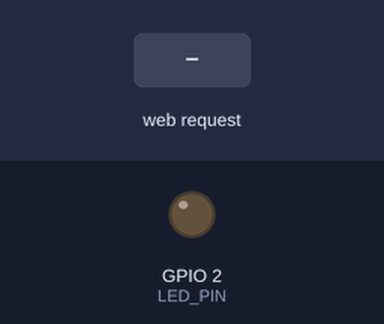
The sketch below on a simulated ESP32. On the bench: output pins drawn as LEDs (lit = HIGH). The inputs (shaded band) are chosen by the test bench. WiFi joins after 1.5 s; servers stay silent unless stated; what the sketch prints to the serial monitor is not drawn.

Above: at 2.7 s.
2.8 s: HTTP request GET /on received
At 3.3 s:
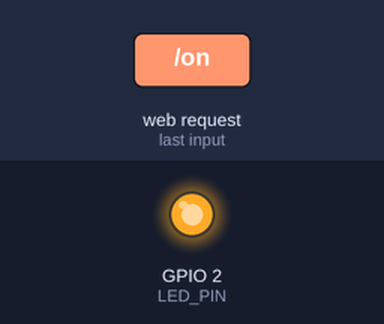
4.3 s: HTTP request GET /off received
At 5.6 s:
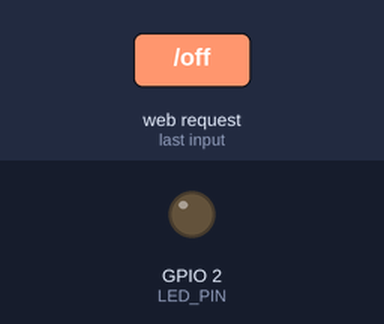
Timing chart, 0 to 7.3 s (numbered marks = the images above; inputs shaded):
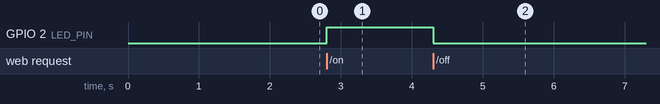

Measured:
- after the input at 2.8 s, GPIO 2 (LED_PIN): LOW → HIGH at once
- after the input at 4.3 s, GPIO 2 (LED_PIN): HIGH → LOW at once

The sketch:

task1_led.ino
```cpp
/* Task 1 - Browser-controlled LED
   The ESP32 joins your WiFi, serves a small control page, and switches the
   built-in LED (GPIO2) when the page asks it to. */

#include <WiFi.h>
#include <WebServer.h>

const char* WIFI_SSID     = "YOUR_WIFI_NAME";        // the SSID, exactly as your phone shows it
const char* WIFI_PASSWORD = "YOUR_WIFI_PASSWORD";

const int LED_PIN = 2;      // GPIO2 is wired to the built-in LED
WebServer server(80);       // port 80 is the normal web port
bool ledOn = false;

// The control page. It is stored in the ESP32's flash and sent to the browser as-is.
const char PAGE[] PROGMEM = R"HTML(<!doctype html>
<html><head>
<meta name="viewport" content="width=device-width,initial-scale=1">
<title>ESP32 LED</title>
<style>
  body{font-family:sans-serif;text-align:center;margin-top:60px}
  button{font-size:22px;padding:14px 34px;margin:8px;border:0;border-radius:8px}
  #s{font-size:20px;margin-top:22px}
</style></head><body>
<h2>ESP32 built-in LED</h2>
<button onclick="send('on')">ON</button>
<button onclick="send('off')">OFF</button>
<div id="s">LED is ...</div>
<script>
  function show(t){ document.getElementById('s').textContent = 'LED is ' + t; }
  function send(path){ fetch('/' + path).then(r => r.text()).then(show); }
  fetch('/state').then(r => r.text()).then(show);
</script>
</body></html>)HTML";

void sendState() { server.send(200, "text/plain", ledOn ? "ON" : "OFF"); }
void handleRoot() { server.send(200, "text/html", PAGE); }
void handleOn()  { ledOn = true;  digitalWrite(LED_PIN, HIGH); sendState(); }   // active HIGH: HIGH = on
void handleOff() { ledOn = false; digitalWrite(LED_PIN, LOW);  sendState(); }

void setup() {
  Serial.begin(115200);
  pinMode(LED_PIN, OUTPUT);
  digitalWrite(LED_PIN, LOW);

  Serial.print("Connecting to WiFi");
  WiFi.mode(WIFI_STA);                       // act as a WiFi client
  WiFi.begin(WIFI_SSID, WIFI_PASSWORD);
  while (WiFi.status() != WL_CONNECTED) {
    delay(500);
    Serial.print(".");
  }
  Serial.println();
  Serial.println("Connected. Open this address in a browser:");
  Serial.print("http://");
  Serial.println(WiFi.localIP());

  server.on("/", handleRoot);                // the page
  server.on("/on", handleOn);                // endpoint: LED on
  server.on("/off", handleOff);              // endpoint: LED off
  server.on("/state", sendState);            // endpoint: is the LED on?
  server.begin();
}

void loop() {
  server.handleClient();                     // answer any waiting browser request
}
```
